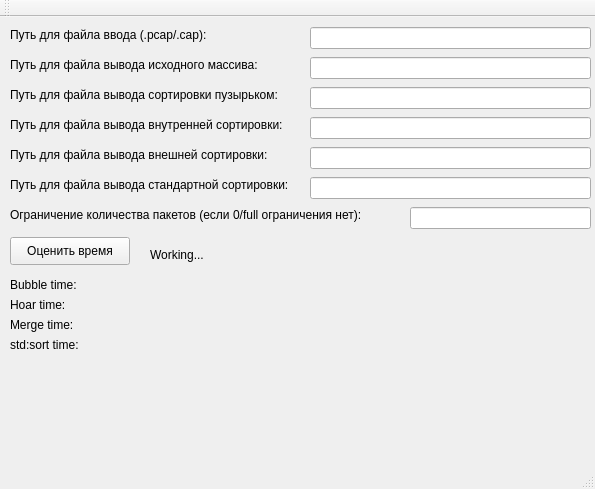
<?xml version="1.0" encoding="UTF-8"?>
<ui version="4.0">
 <class>MainWindow</class>
 <widget class="QMainWindow" name="MainWindow">
  <property name="geometry">
   <rect>
    <x>0</x>
    <y>0</y>
    <width>595</width>
    <height>489</height>
   </rect>
  </property>
  <property name="windowTitle">
   <string>MainWindow</string>
  </property>
  <widget class="QWidget" name="centralWidget">
   <widget class="QLineEdit" name="le_output">
    <property name="geometry">
     <rect>
      <x>310</x>
      <y>40</y>
      <width>281</width>
      <height>22</height>
     </rect>
    </property>
   </widget>
   <widget class="QLineEdit" name="le_bubble">
    <property name="geometry">
     <rect>
      <x>310</x>
      <y>70</y>
      <width>281</width>
      <height>22</height>
     </rect>
    </property>
   </widget>
   <widget class="QLineEdit" name="le_merge">
    <property name="geometry">
     <rect>
      <x>310</x>
      <y>100</y>
      <width>281</width>
      <height>22</height>
     </rect>
    </property>
   </widget>
   <widget class="QPushButton" name="pb">
    <property name="geometry">
     <rect>
      <x>10</x>
      <y>220</y>
      <width>120</width>
      <height>28</height>
     </rect>
    </property>
    <property name="text">
     <string>Оценить время</string>
    </property>
   </widget>
   <widget class="QLabel" name="label">
    <property name="geometry">
     <rect>
      <x>10</x>
      <y>40</y>
      <width>281</width>
      <height>16</height>
     </rect>
    </property>
    <property name="text">
     <string>Путь для файла вывода исходного массива:</string>
    </property>
   </widget>
   <widget class="QLabel" name="label_2">
    <property name="geometry">
     <rect>
      <x>10</x>
      <y>70</y>
      <width>341</width>
      <height>16</height>
     </rect>
    </property>
    <property name="text">
     <string>Путь для файла вывода сортировки пузырьком:</string>
    </property>
   </widget>
   <widget class="QLabel" name="label_3">
    <property name="geometry">
     <rect>
      <x>10</x>
      <y>100</y>
      <width>341</width>
      <height>16</height>
     </rect>
    </property>
    <property name="text">
     <string>Путь для файла вывода внутренней сортировки:</string>
    </property>
   </widget>
   <widget class="QLineEdit" name="le_hoar">
    <property name="geometry">
     <rect>
      <x>310</x>
      <y>130</y>
      <width>281</width>
      <height>22</height>
     </rect>
    </property>
   </widget>
   <widget class="QLabel" name="label_4">
    <property name="geometry">
     <rect>
      <x>10</x>
      <y>130</y>
      <width>341</width>
      <height>16</height>
     </rect>
    </property>
    <property name="text">
     <string>Путь для файла вывода внешней сортировки:</string>
    </property>
   </widget>
   <widget class="QLabel" name="label_5">
    <property name="geometry">
     <rect>
      <x>10</x>
      <y>10</y>
      <width>281</width>
      <height>16</height>
     </rect>
    </property>
    <property name="text">
     <string>Путь для файла ввода (.pcap/.cap):</string>
    </property>
   </widget>
   <widget class="QLineEdit" name="le_pcap">
    <property name="geometry">
     <rect>
      <x>310</x>
      <y>10</y>
      <width>281</width>
      <height>22</height>
     </rect>
    </property>
   </widget>
   <widget class="QLabel" name="label_6">
    <property name="geometry">
     <rect>
      <x>10</x>
      <y>190</y>
      <width>341</width>
      <height>16</height>
     </rect>
    </property>
    <property name="text">
     <string/>
    </property>
   </widget>
   <widget class="QLabel" name="label_7">
    <property name="geometry">
     <rect>
      <x>10</x>
      <y>190</y>
      <width>391</width>
      <height>16</height>
     </rect>
    </property>
    <property name="text">
     <string>Ограничение количества пакетов (если 0/full ограничения нет):</string>
    </property>
   </widget>
   <widget class="QLineEdit" name="le_num">
    <property name="geometry">
     <rect>
      <x>410</x>
      <y>190</y>
      <width>181</width>
      <height>22</height>
     </rect>
    </property>
   </widget>
   <widget class="QLabel" name="label_work">
    <property name="geometry">
     <rect>
      <x>150</x>
      <y>230</y>
      <width>381</width>
      <height>16</height>
     </rect>
    </property>
    <property name="text">
     <string>Working...</string>
    </property>
   </widget>
   <widget class="QLabel" name="label_bubble">
    <property name="geometry">
     <rect>
      <x>10</x>
      <y>260</y>
      <width>221</width>
      <height>16</height>
     </rect>
    </property>
    <property name="text">
     <string>Bubble time: </string>
    </property>
   </widget>
   <widget class="QLabel" name="label_hoar">
    <property name="geometry">
     <rect>
      <x>10</x>
      <y>280</y>
      <width>221</width>
      <height>16</height>
     </rect>
    </property>
    <property name="text">
     <string>Hoar time: </string>
    </property>
   </widget>
   <widget class="QLabel" name="label_merge">
    <property name="geometry">
     <rect>
      <x>10</x>
      <y>300</y>
      <width>221</width>
      <height>16</height>
     </rect>
    </property>
    <property name="text">
     <string>Merge time: </string>
    </property>
   </widget>
   <widget class="QLabel" name="label_sort">
    <property name="geometry">
     <rect>
      <x>10</x>
      <y>320</y>
      <width>221</width>
      <height>16</height>
     </rect>
    </property>
    <property name="text">
     <string>std:sort time: </string>
    </property>
   </widget>
   <widget class="QLabel" name="label_9">
    <property name="geometry">
     <rect>
      <x>10</x>
      <y>160</y>
      <width>341</width>
      <height>16</height>
     </rect>
    </property>
    <property name="text">
     <string>Путь для файла вывода стандартной сортировки:</string>
    </property>
   </widget>
   <widget class="QLineEdit" name="le_sort">
    <property name="geometry">
     <rect>
      <x>310</x>
      <y>160</y>
      <width>281</width>
      <height>22</height>
     </rect>
    </property>
    <property name="text">
     <string/>
    </property>
   </widget>
  </widget>
  <widget class="QMenuBar" name="menuBar">
   <property name="geometry">
    <rect>
     <x>0</x>
     <y>0</y>
     <width>595</width>
     <height>26</height>
    </rect>
   </property>
  </widget>
  <widget class="QToolBar" name="mainToolBar">
   <attribute name="toolBarArea">
    <enum>TopToolBarArea</enum>
   </attribute>
   <attribute name="toolBarBreak">
    <bool>false</bool>
   </attribute>
  </widget>
  <widget class="QStatusBar" name="statusBar"/>
 </widget>
 <layoutdefault spacing="6" margin="11"/>
 <resources/>
 <connections/>
</ui>
